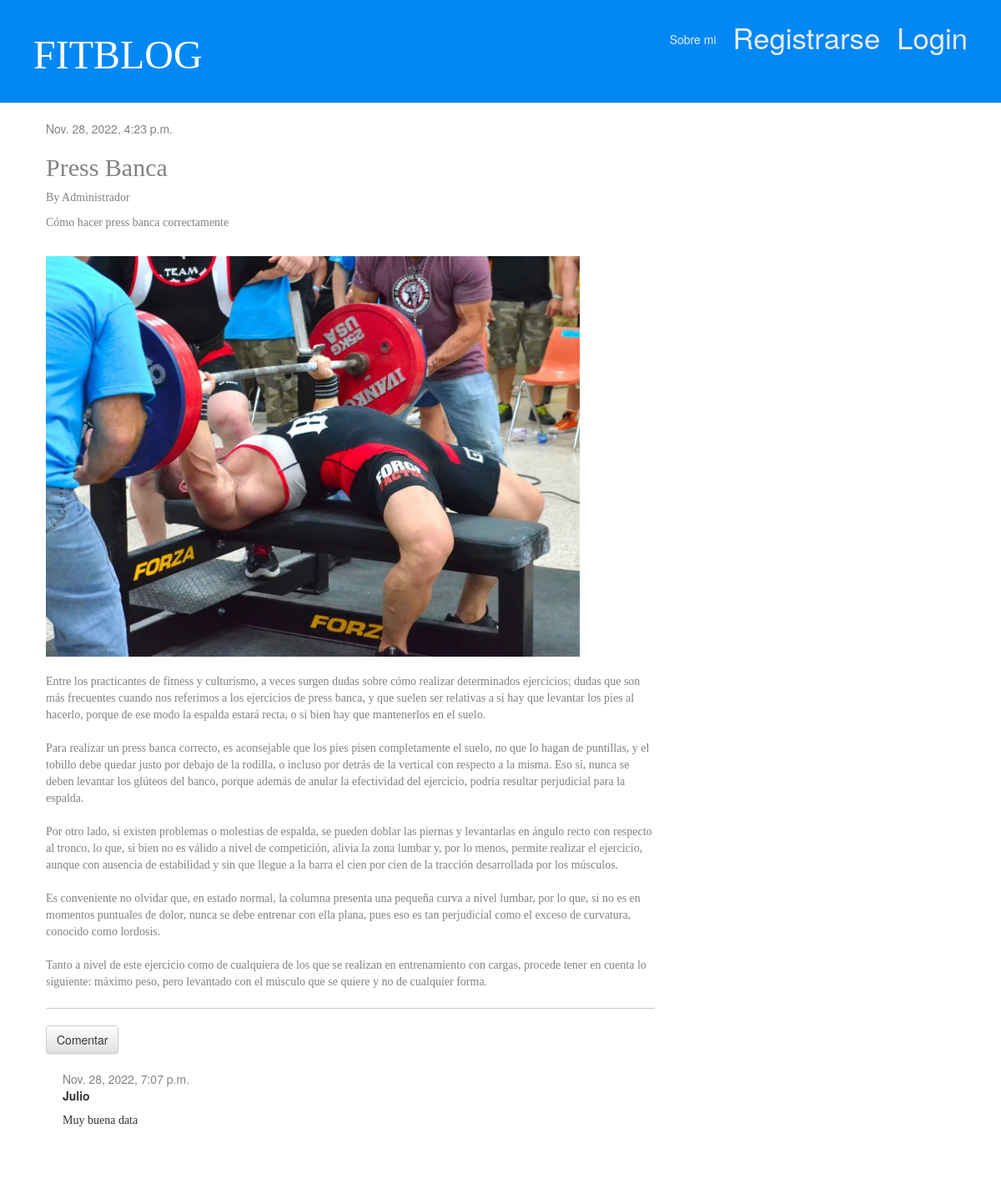
Page /post/5/ on the earlier database version.
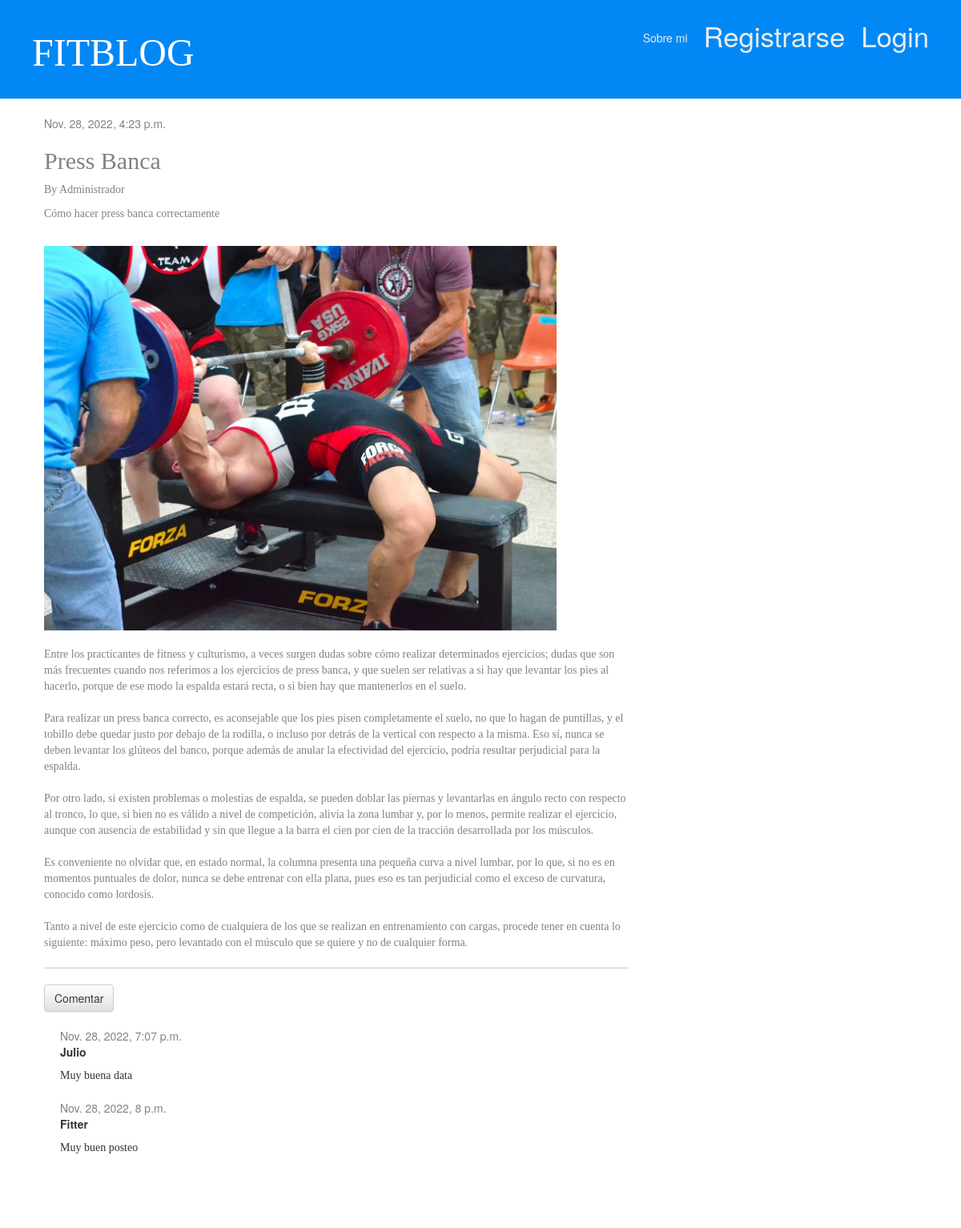
Same page on the later database version.
### blog/models.py (models this page shows, shortened)
class Post(models.Model):
    author = models.ForeignKey(settings.AUTH_USER_MODEL, on_delete=models.CASCADE)
    title = models.CharField(max_length=200)
    text = models.TextField()
    short_text = models.CharField(max_length=50, null=True)
    created_date = models.DateTimeField(
            default=timezone.now)
    imagen = models.ImageField(upload_to='post', null=True)
    published_date = models.DateTimeField(
            blank=True, null=True)

class Comment(models.Model):
    post = models.ForeignKey('blog.Post', on_delete=models.CASCADE, related_name='comments')
    author = models.CharField(max_length=200)
    text = models.TextField()
    created_date = models.DateTimeField(default=timezone.now)
    approved_comment = models.BooleanField(default=False)

### blog/views.py (the view)
# urls.py: path('post/<int:pk>/', views.post_detail, name='post_detail'),
def post_detail(request, pk):
    post = get_object_or_404(Post, pk=pk)
    return render(request, 'blog/post_detail.html', {'post': post})

### blog/templates/blog/post_detail.html (shortened to what this page needs)
{% extends 'blog/base.html' %}
{% block content %}
    <div class="post">
        {% if post.published_date %}
            <div class="date">
                {{ post.published_date }}
        {% endif %}
    <h2>{{ post.title }}</h2>
    <p>By {{ post.author }}</p>
    <p>{{ post.short_text }}</p>
    <br>
    {% if post.imagen %}
    <img src="{{ post.imagen.url }}" width=640 height=480>
    {% endif %}
    <br>
    <br>
    <p>{{ post.text|linebreaksbr }}</p>
    </div>
    <hr>
     <a class="btn btn-default" href= "{% url 'add_comment_to_post' pk=post.pk %}"> Comentar</a>
     {% for comment in post.comments.all %}
        <div class="comment">
            <div class="date">{{ comment.created_date }}</div>
            <strong>{{ comment.author }}</strong>
            <p>{{ comment.text|linebreaks }}</p>
        </div>
    {% endfor %}
</div>
{% endblock %}

### blog/templates/blog/base.html (shortened to what this page needs)
<html>
    <head>
        {% load static %}
        <link href="https://cdn.jsdelivr.net/npm/bootstrap@5.0.2/dist/css/bootstrap.min.css" rel="stylesheet">
        <link rel="stylesheet" href="//maxcdn.bootstrapcdn.com/bootstrap/3.2.0/css/bootstrap.min.css">
        <link rel="stylesheet" href="//maxcdn.bootstrapcdn.com/bootstrap/3.2.0/css/bootstrap-theme.min.css">
        <link rel="stylesheet" href="{% static 'css\blog.css' %}">
    </head>
    <div class="page-header">
        {% if user.is_authenticated %}
        <h5><p class="top-menu">Hola {{ user.username }}</p></h5>
        <h5><a href="{% url 'logout' %}" class="top-menu"> <h5> logout </h5>  </a></h5>
        <h5><a href="{% url 'editarperfil' %}" class="top-menu"> <h5> Editar </h5>  </a></h5>
        <h5><a href="{% url 'post_new' %}" class="top-menu"> <h5> Crear<br>post </h5>  </a></h5>
        <h5> <a href="{% url 'miperfil' %}" class="top-menu"> <h5>Mi perfil</h5>  </a></h5>
         {% else %}
         <a href="{% url 'login' %}" class="top-menu"> Login </a>
         <a href="{% url 'register' %}" class="top-menu"> Registrarse  </a>
         {% endif %}
         <h5><a href="{% url 'aboutme' %}" class="top-menu"> <h5>Sobre mi</h5>  </a></h5>
        <h1><a href="/">FITBLOG</a></h1>
    </div>
    <div class="content container">
        <div class="row">
            <div class="col-md-8">
            {% block content %}
            {% endblock %}
            </div>
        </div>
    </div>
</html>

### blog/static/css/blog.css (style rules this page uses)
.page-header { background-color: #0288f5; margin-top: 0; padding: 20px 20px 20px 40px; }
.page-header h1, .page-header h1 a, .page-header h1 a:visited, .page-header h1 a:active { color: #ffffff; font-size: 36pt; text-decoration: none; }
.content { margin-left: 40px; }
h1, h2, h3, h4, p { font-family: 'Alfa Slab One'; }
.date { color: #828282; }
.top-menu, .top-menu:hover, .top-menu:visited { color: #eaecee; float: right; font-size: 26pt; margin-right: 20px; }
.post { margin-bottom: 70px; }
.comment { margin: 20px 0px 20px 20px; }

Differences in the rows shown:
added Comment: created_date "Nov. 28, 2022, 8 p.m.", author "Fitter", text "Muy buen posteo"
